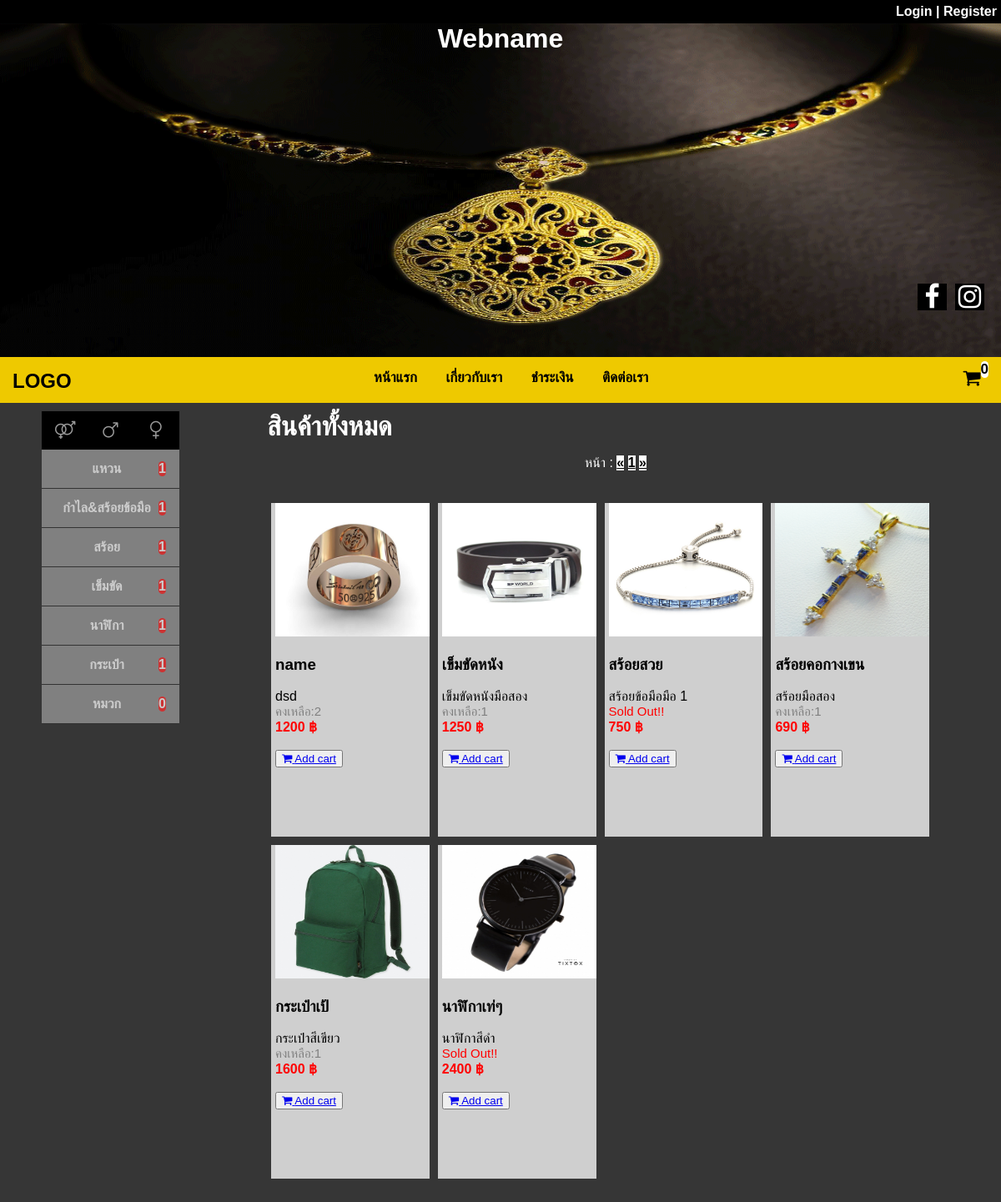
The page / on the database its author committed.
### tables this page shows
CREATE TABLE `product` (
  `product_id` int(11) NOT NULL,
  `product_name` varchar(100) NOT NULL,
  `product_brand` varchar(50) NOT NULL,
  `product_gen` varchar(50) NOT NULL,
  `product_price` int(11) NOT NULL,
  `product_detail` text NOT NULL,
  `product_gender` varchar(10) NOT NULL,
  `product_type` varchar(20) NOT NULL,
  `product_pic` text NOT NULL,
  `product_num` int(11) NOT NULL,
  `product_update` timestamp NOT NULL DEFAULT CURRENT_TIMESTAMP ON UPDATE CURRENT_TIMESTAMP
);

### cp/type_num.php (called while the page is built, shortened)
<?php
	if($_GET['gender']==""){
	$sql="SELECT product_type FROM product WHERE product_type='ring'";
	$query = mysqli_query($conn, $sql);
 	$ringr = mysqli_num_rows($query);
?>
<?php
	$sql="SELECT product_type FROM product WHERE product_type='bracelet'";
	$query = mysqli_query($conn, $sql);
 	$braceletr = mysqli_num_rows($query);
?>
<?php
	$sql="SELECT product_type FROM product WHERE product_type='necklace'";
	$query = mysqli_query($conn, $sql);
 	$necklacer = mysqli_num_rows($query);
?>
<?php
	$sql="SELECT product_type FROM product WHERE product_type='belt'";
	$query = mysqli_query($conn, $sql);
 	$beltr = mysqli_num_rows($query);
?>
<?php
	$sql="SELECT product_type FROM product WHERE product_type='watch'";
	$query = mysqli_query($conn, $sql);
 	$watchr = mysqli_num_rows($query);
?>
<?php
	$sql="SELECT product_type FROM product WHERE product_type='bag'";
	$query = mysqli_query($conn, $sql);
 	$bagr = mysqli_num_rows($query);
?>
<?php
	$sql="SELECT product_type FROM product WHERE product_type='hat'";
	$query = mysqli_query($conn, $sql);
 	$hatr = mysqli_num_rows($query);
?>
<?php } ?>
<?php
	$sql="SELECT mem_id FROM orders WHERE mem_id='".$_SESSION['mem_id']."'";
	$query = mysqli_query($conn, $sql);
	$orders = mysqli_num_rows($query);
?>

### page/show_pro.php (the view, shortened to what this page needs)
<?php
	$perpage = 50;
 	if (isset($_GET['page'])) {
 	$page = $_GET['page'];
 	} else {
 	$page = 1;
 	}
	$start = ($page - 1) * $perpage;
	$sql="SELECT * FROM product limit {$start} , {$perpage}";
	$query=mysqli_query($conn,$sql);
	$sql2 = "SELECT * FROM product ";
 	$query2 = mysqli_query($conn, $sql2);
 	$total_record = mysqli_num_rows($query2);
 	$total_page = ceil($total_record / $perpage);
	?>
<div class="content">
		<h1>
		<?php
		if($_GET['gender']!=""){
			if($_GET['gender']=="all"){
				$gender="ทุกเพศ";
			}
			if($_GET['gender']=="male"){
				$gender="ผู้ชาย";
			}
			if($_GET['gender']=="female"){
				$gender="ผู้หญิง";
			}
			echo "สำหรับ",$gender;
		}else{
		echo "สินค้าทั้งหมด";
		}
		?>
		</h1>
		<div class="cgpage">
 <ul class="pagination">หน้า :
 <li class="cgpage-li">
 <a href="index.php?page=1" aria-label="Previous">
 <span aria-hidden="true">&laquo;</span>
 </a>
 </li>
 <?php for($i=1;$i<=$total_page;$i++){ ?>
 <li class="cgpage-li"><a href="index.php?page=<?php echo $i; ?>"><?php echo $i; ?></a></li>
 <?php } ?>
 <li class="cgpage-li">
 <a href="index.php?page=<?php echo $total_page;?>" aria-label="Next">
 <span aria-hidden="true">&raquo;</span>
 </a>
 </li>
 </ul>
 </div><br>
 	<?php
 	if($_GET['gender']!=""&&$type!=""){
 		$strSQL = "SELECT * FROM product WHERE product_gender='".$_GET['gender']."'";
	  $strSQL .= " AND (product_type LIKE '%".$_GET["type"]."%' ) ";
		$objQuery = mysqli_query($conn,$strSQL);
		while($objResult = mysqli_fetch_array($objQuery)){
					?>
		<div class="item">
			<img src="prod_img/<?php echo $objResult['product_pic'];?>" width="100%">
			<h3><?php echo $objResult['product_name'];?></h3>
			<?php echo $objResult['product_detail'];?><br>
			<?php if($objResult['product_num']=="0"){?>
			<font style="color: red;font-size: 15px;">Sold Out!!</font><br>
			<?php }else{ ?>
			<font style="color: gray;font-size: 15px;">คงเหลือ:<?php echo $objResult['product_num'];?></font><br>
			<?php } ?>
			<font style="color: red; font-weight: bold;"><?php echo $objResult['product_price'];?> ฿</font><br><br>
			<button><a href="?p=cpreci&mem_id=<?php echo $_SESSION['mem_id']?>&product_id=<?php echo $objResult['product_id'];?>"><i class="fa fa-shopping-cart" aria-hidden="true"></i> Add cart</a></button>
		</div>
	<?php }}else{ ?>
 	<?php
 	if($_GET['gender']!=""){
 		$strSQL = "SELECT * FROM product WHERE product_gender='".$_GET['gender']."'";
	  $strSQL .= " AND (product_gender LIKE '%".$_GET["gender"]."%' ) ";
		$objQuery = mysqli_query($conn,$strSQL);
		while($objResult = mysqli_fetch_array($objQuery)){
					?>
		<div class="item">
			<img src="prod_img/<?php echo $objResult['product_pic'];?>" width="100%">
			<h3><?php echo $objResult['product_name'];?></h3>
			<?php echo $objResult['product_detail'];?><br>
			<?php if($objResult['product_num']=="0"){?>
			<font style="color: red;font-size: 15px;">Sold Out!!</font><br>
			<?php }else{ ?>
			<font style="color: gray;font-size: 15px;">คงเหลือ:<?php echo $objResult['product_num'];?></font><br>
			<?php } ?>
			<font style="color: red; font-weight: bold;"><?php echo $objResult['product_price'];?> ฿</font><br><br>
			<button><a href="?p=cpreci&mem_id=<?php echo $_SESSION['mem_id']?>&product_id=<?php echo $objResult['product_id'];?>"><i class="fa fa-shopping-cart" aria-hidden="true"></i> Add cart</a></button>
		</div>
	<?php }}else{ ?>
	<?php
 	if($type!=""){
 		$strSQL = "SELECT * FROM product WHERE product_type='".$_GET["type"]."'";
	  $strSQL .= " AND (product_type LIKE '%".$_GET["type"]."%' ) ";
		$objQuery = mysqli_query($conn,$strSQL);
		while($objResult = mysqli_fetch_array($objQuery)){
					?>
		<div class="item">
			<img src="prod_img/<?php echo $objResult['product_pic'];?>" width="100%">
			<h3><?php echo $objResult['product_name'];?></h3>
			<?php echo $objResult['product_detail'];?><br>
			<?php if($objResult['product_num']=="0"){?>
			<font style="color: red;font-size: 15px;">Sold Out!!</font><br>
			<?php }else{ ?>
			<font style="color: gray;font-size: 15px;">คงเหลือ:<?php echo $objResult['product_num'];?></font><br>
			<?php } ?>
			<font style="color: red; font-weight: bold;"><?php echo $objResult['product_price'];?> ฿</font><br><br>
			<button><a href="?p=cpreci&mem_id=<?php echo $_SESSION['mem_id']?>&product_id=<?php echo $objResult['product_id'];?>"><i class="fa fa-shopping-cart" aria-hidden="true"></i> Add cart</a></button>
		</div>
	<?php }}else{ ?>
 		<?php
		while($result=mysqli_fetch_assoc($query)) {
		?>
		<div class="item">
			<a href="?pro_id=<?php echo $result['product_id'];?>"><img src="prod_img/<?php echo $result['product_pic'];?>" width="100%"></a>
			<h3><?php echo $result['product_name'];?></h3>
			<?php echo $result['product_detail'];?><br>
			<?php if($result['product_num']=="0"){?>
			<font style="color: red;font-size: 15px;">Sold Out!!</font><br>
			<?php }else{ ?>
			<font style="color: gray;font-size: 15px;">คงเหลือ:<?php echo $result['product_num'];?></font><br>
			<?php } ?>
			<font style="color: red; font-weight: bold;"><?php echo $result['product_price'];?> ฿</font><br><br>
			<button><a href="?p=cpreci&mem_id=<?php echo $_SESSION['mem_id']?>&product_id=<?php echo $result['product_id'];?>"><i class="fa fa-shopping-cart" aria-hidden="true"></i> Add cart</a></button>
		</div>
		<?php }}}} ?>
</div>

### index.php (shortened to what this page needs)
<?php
	require('cp/con_db.php');
	require('cp/type_num.php');
?>
<!DOCTYPE html>
<html>
<head>
	<link rel="stylesheet" type="text/css" href="style.css">
	<link href="https://stackpath.bootstrapcdn.com/font-awesome/4.7.0/css/font-awesome.min.css" rel="stylesheet">
</head>
<body>
	<header class="member">
		<?php
		if($_SESSION["mem_id"]==""){
		?>
		<p class="memtext"><a href="?p=login">Login |</a> <a href="?p=reg">Register</a></p>
		<?php } ?>
	</header>
	<header class="banner">
		<h1>Webname</h1>
		<div style="position: relative; background-color: black; float: right; width: 35px; margin-top: 275px; margin-right: 20px;">
			<a href=""><i class="fa fa-instagram fa-2x" style="color: white;" aria-hidden="true"></i></a>
		</div>
		<div style="position: relative; background-color: black; float: right; width: 35px; margin-top: 275px; margin-right: 10px;">
			<a href=""><i class="fa fa-facebook fa-2x" style="color: white;" aria-hidden="true"></i></a>
		</div>
	</header>
	<nav class="mynav">
		<h1 class="logo">LOGO</h1>
		<ul>
			<a href="index.php"><li>หน้าแรก</li></a>
			<a href="?p=about"><li>เกี่ยวกับเรา</li></a>
			<a href="?p=payment"><li>ชำระเงิน</li></a>
			<a href="?p=contact"><li>ติดต่อเรา</li></a>
			<a href="?p=showcart" class="cart"><li><i class="fa fa-shopping-cart fa-lg" aria-hidden="true"></i><div class="row-cart"><?php echo $orders;?></div></li></a>
		</ul>
	</nav>
	<?php
		switch ($_GET['p']) {
			default:
				include('page/index.php');
				break;
		}
	?>
</body>
</html>

### page/index.php
<div class="maincon">
	<div class="menu" style="height: auto;">
			<ul class="gen-ul">
				<li class="gen-li"><a href="?gender=all" class="gen-a"><i class="fa fa-venus-mars fa-lg" aria-hidden="true"></i></a></li>
				<li class="gen-li"><a href="?gender=male" class="gen-a"><i class="fa fa-mars fa-lg" aria-hidden="true"></i></a></li>
				<li class="gen-li"><a href="?gender=female" class="gen-a"><i class="fa fa-venus fa-lg" aria-hidden="true"></i></a></li>
			</ul>
			<ul class="type-ul">
				<li class="type-li"><a href="?gender=<?php echo$_GET['gender'];?>&type=ring" class="type-a">แหวน<div class="row-type"><?php echo $ringr;?></div></a></li>
				<li class="type-li"><a href="?gender=<?php echo$_GET['gender'];?>&type=bracelet" class="type-a">กำไล&สร้อยข้อมือ<div class="row-type"><?php echo $braceletr;?></div></a></li>
				<li class="type-li"><a href="?gender=<?php echo$_GET['gender'];?>&type=necklace" class="type-a">สร้อย<div class="row-type"><?php echo $necklacer;?></div></a></li>
				<li class="type-li"><a href="?gender=<?php echo$_GET['gender'];?>&type=belt" class="type-a">เข็มขัด<div class="row-type"><?php echo $beltr;?></div></a></li>
				<li class="type-li"><a href="?gender=<?php echo$_GET['gender'];?>&type=watch" class="type-a">นาฬิกา<div class="row-type"><?php echo $watchr;?></div></a></li>
				<li class="type-li"><a href="?gender=<?php echo$_GET['gender'];?>&type=bag" class="type-a">กระเป๋า<div class="row-type"><?php echo $bagr;?></div></a></li>
				<li class="type-li"><a href="?gender=<?php echo$_GET['gender'];?>&type=hat" class="type-a">หมวก<div class="row-type"><?php echo $hatr;?></div></a></li>
			</ul>
	</div>
	<?php
	if($_GET['pro_id']!=""){
	require('pro_selet.php');
	}else{
	require('show_pro.php');
	}
	?>
</div>

### style.css (style rules this page uses)
body,html { width: 100%; height: auto; margin: 0; padding: 0; font-family: sans-serif; overflow-x: hidden; background-color: #363636; }
.logo { float: left; height: auto; padding-top: 15px; padding-left: 15px; }
ul a { text-align: center; font-weight: bold; color: black; }
nav ul { z-index: 1000; text-align: center; width: 100%; top: 0; bottom: 0; margin: 0; padding: 0; }
nav ul li { display: inline-block; padding: 15px; list-style-type: none; border-bottom: 5px solid #EEC900; font-size: 17px; }
.mynav { width: 100%; height: auto; background-color: #EEC900; }
.member { width: 100%; height: auto; background-color: black; }
.memtext { text-align: right; font-weight: bold; color: white; padding: 5px; margin: 0; }
p a { color: white; text-decoration: none; }
.banner { text-align: center; width: 100%; height: 50vh; background-image: url(web_img/banner_index.png); background-repeat: no-repeat; background-size: 100% 50vh; color: white; }
h1 { margin: 0; }
.maincon { width:100%; padding-right:50px; padding-left:50px; margin-right:auto; margin-left:auto; margin-top: 10px; }
.menu { width: auto; float: left; background-color: gray; }
.content { width: 70%; float: right; margin-right: 90px; padding-bottom: 50px; }
.content h1 { color: white; }
.cgpage { color: white; }
.cgpage-li { background-color: white; }
.item { width: 22%; padding-left: 5px; float: left; background-color: #CFCFCF; margin: 5px; height: 50vh; }
.item img { height: 20vh; }
.row-cart { margin-top: -10px; padding: 0; background-color: white; float: right; width: auto; border-radius: 100px; }
.cart { margin: 0; padding: 0; float: right; }
.gen-ul { list-style-type: none; width: 100%; margin: 0; padding: 0; overflow: hidden; background-color: black; }
.gen-li { width: 55px; float: left; }
.gen-a { display: block; color: white; text-align: center; padding: 14px 16px; text-decoration: none; opacity: 0.6; }
.type-ul { list-style-type: none; margin: 0; padding: 0; overflow: hidden; background-color: gray; display: block; }
.type-li { width: auto; clear: both; }
.type-a { display: block; color: white; text-align: center; padding: 14px 16px; text-decoration: none; border-bottom: 1px solid black; opacity: 0.6; }
.row-type { padding: 0; background-color: red; color: white; float: right; width: auto; border-radius: 100px; }
.cgpage { width: 100%; text-align: center; }
.pagination { width: 90%; list-style-type: none; display: block; }
.cgpage-li { width: auto; display: inline-block; }

### rows shown on the page
product: product_pic (picture), product_name "name", product_detail "dsd", product_num "2", product_price "1200"
product: product_pic (picture), product_name "เข็มขัดหนัง", product_detail "เข็มขัดหนังมือสอง", product_num "1", product_price "1250"
product: product_pic (picture), product_name "สร้อยสวย", product_detail "สร้อยข้อมือมือ 1", product_num "Sold Out!!", product_price "750"
product: product_pic (picture), product_name "สร้อยคอกางเขน", product_detail "สร้อยมือสอง", product_num "1", product_price "690"
product: product_pic (picture), product_name "กระเป๋าเป้", product_detail "กระเป๋าสีเขียว", product_num "1", product_price "1600"
product: product_pic (picture), product_name "นาฬิกาเท่ๆ", product_detail "นาฬิกาสีดำ", product_num "Sold Out!!", product_price "2400"

### other values the page prints
$orders "0"
$ringr "1"
$braceletr "1"
$necklacer "1"
$beltr "1"
$watchr "1"
$bagr "1"
$hatr "0"
